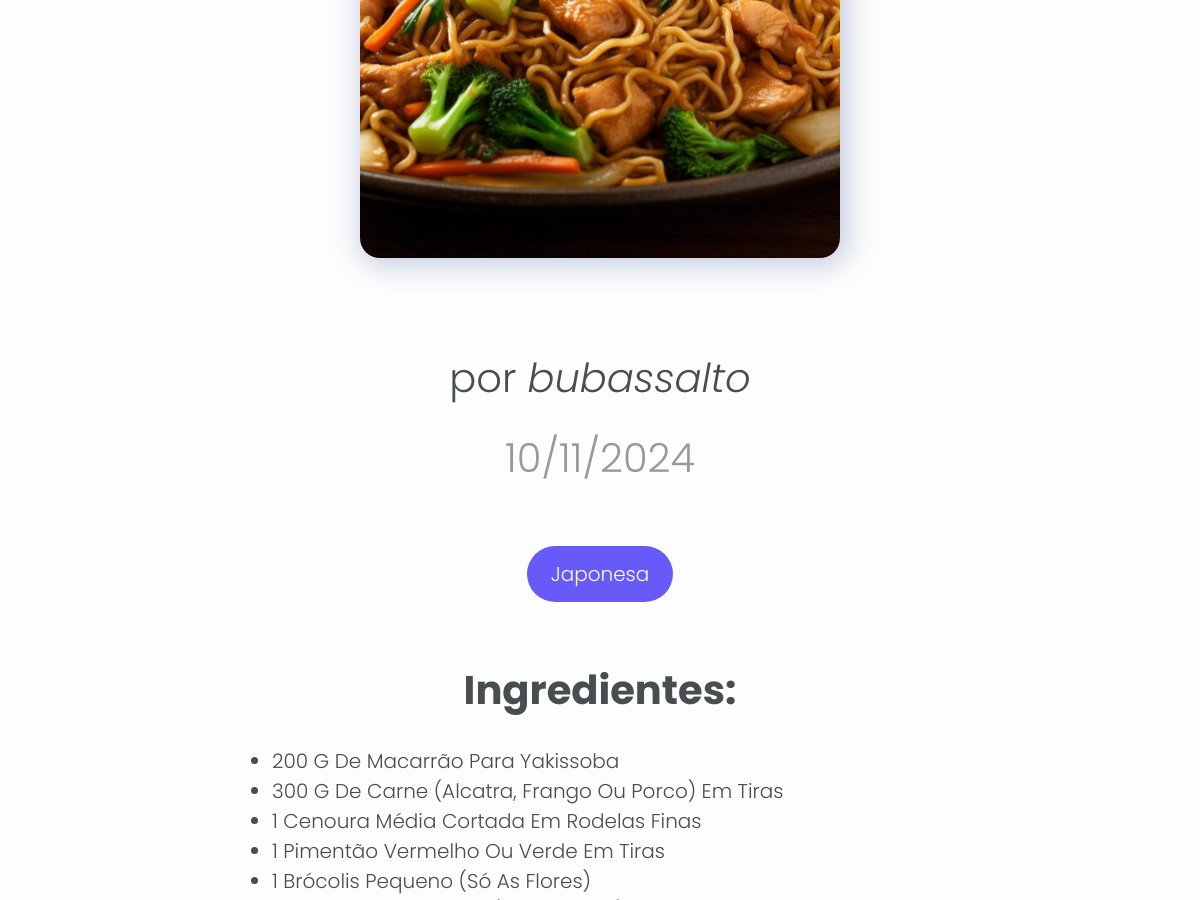
The page /recipes/view/21 (signed in, middle part) on the database as committed earlier.
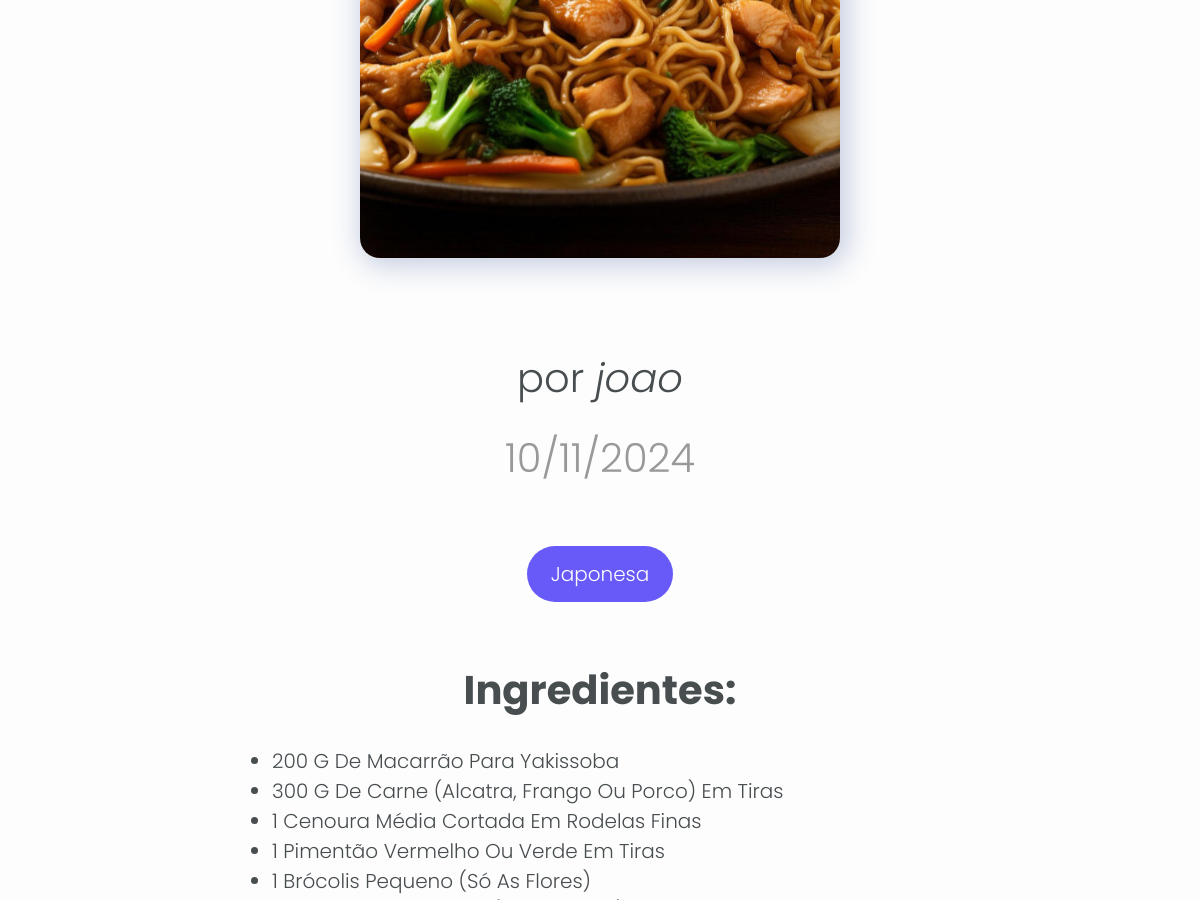
The same page on the database as committed later.
### recipebook/models.py (models this page shows)
class User(db.Model, UserMixin):
    __tablename__ = 'user'
    id = db.Column(db.Integer, primary_key=True, autoincrement=True)
    name = db.Column(db.String(50), nullable=False)
    email = db.Column(db.String(50), nullable=False, unique=True)
    password = db.Column(db.String(255), nullable=False)
    profile_picture = db.Column(db.String(255), nullable=True)
    recipes = db.relationship('Recipe', backref='user', lazy=True, passive_deletes=True)
    liked_recipes = db.relationship('Recipe', secondary=likes, backref='liked_by')

### recipebook/recipes.py (the view)
@bp.route('/view/<int:recipe_id>', methods=['GET'])
def view(recipe_id):
    recipe = get_recipe_by_id(recipe_id)
    print(recipe.image_path)
    if recipe == None:
        return abort(404)
    return render_template('comida.html', recipe=recipe)

### recipebook/recipes.py (called while the page is built)
def get_recipe_by_id(recipe_id):
    query = (
        db.session.query(
            Recipe.id,
            Recipe.user_id,
            Recipe.title,
            Recipe.ingredients,
            Recipe.steps,
            Recipe.date_created,
            Recipe.image_path,
            Category.name.label("category_name"),
            User.name.label("author")
        )
        .filter_by(id=recipe_id)
        .join(User, User.id == Recipe.user_id)
        .join(Category, Recipe.category_id == Category.id)
    )
    recipe = query.first()
    return recipe

### recipebook/templates/comida.html (shortened to what this page needs)
<!doctype html>
<html lang="pt-br">
  <head>
    <link rel="stylesheet" href="{{ url_for('static', filename='bootstrap/css/bootstrap.min.css') }}">
    <link rel="stylesheet" href="{{ url_for('static', filename='css/navbar.css') }}">
    <link rel="stylesheet" href="{{ url_for('static', filename='css/comida.css') }}">
    <link href='https://unpkg.com/boxicons@2.1.4/css/boxicons.min.css' rel='stylesheet'>
  </head>
  <body>
    {% include "search_component.html" %}
    <div class="posicaoImagem">
      {% if recipe.image_path %}
        <img id="ImagemComida" src="{{ url_for('static', filename='uploads/' + recipe.image_path) }}" alt="Imagem da Comida">
      {% endif %}
    </div>
    <p id="Autor" class="display-6 text-center">por <i>{{ recipe.author }}</i></p>
    <p id="Data" class="lead display-6 text-center">{{ recipe.date_created.day }}/{{ recipe.date_created.month }}/{{ recipe.date_created.year }}</p>
    <div id="FundoCat">
      <p id="Categoria" class="lead pt-3 pb-3 h1 text-center">{{ recipe.category_name }}</p>
    </div>
    <h1 id="Ingredientes" class="text-center fw-bold">Ingredientes:</h1>
    <div id="Socorro">
      <ul>
        {% for i in recipe.ingredients.split('\n') %}
        <li class="lead text-capitalize">
          {{ i }}
        </li>
        {% endfor %}
      </ul>
    </div>
  </body>
</html>

Rows that differ between the two databases and show on the page:
changed User: author "bubassalto" → "joao"
